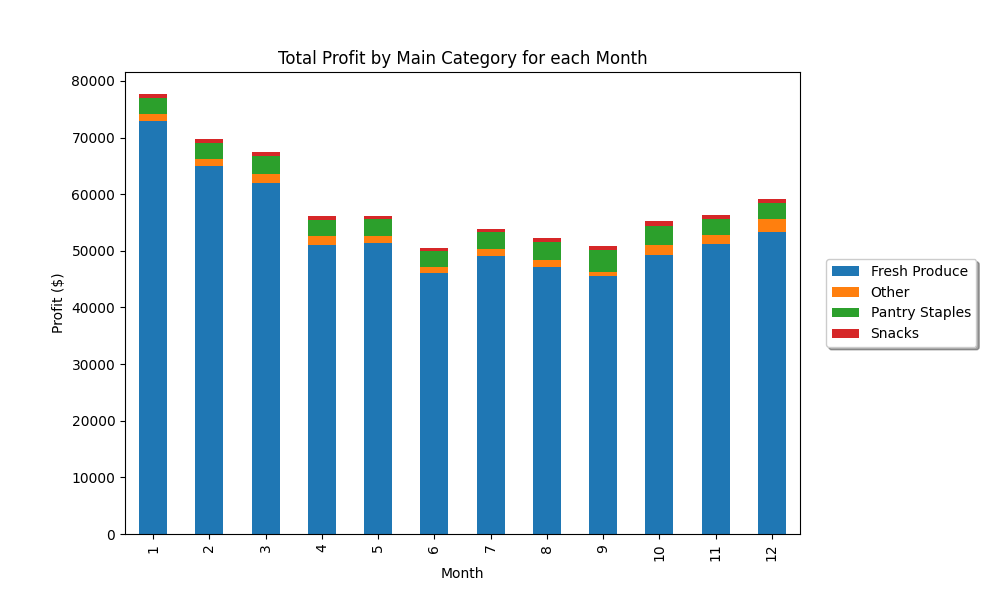

Write Python code to recreate this figure.
import pandas as pd
import numpy as np
import matplotlib.pyplot as plt

# custom date parser
date_parser = lambda x: pd.to_datetime(x, format='%m/%d/%Y %I:%M:%S %p')

# read csv n fix dates col
df = pd.read_csv('sales.csv', parse_dates=['date'], date_parser=date_parser)

df['month'] = df['date'].dt.month #new col

# replace main_category values
df['main_category'] = df['main_category'].replace(['Flowers', 'Breads & Bakery', 'Dairy, Cheese, and Eggs', 'Beverage', 'Beverages', 'Bag', 'Miscellaneous'], 'Other')


# group parameters for plot
monthly_category_sales = df.groupby(['month', 'main_category'])['total_profit'].sum().reset_index()


# create pivot table for bar stack to base off
monthly_category_sales_pivot = pd.pivot_table(monthly_category_sales, values='total_profit', index='month', columns='main_category', aggfunc=np.sum) 

# actually making bar stack
ax = monthly_category_sales_pivot.plot(kind='bar', stacked=True,figsize=(10, 6))  #10"x6"


# graph legend 
ax.legend(loc='center', bbox_to_anchor=(1.15, 0.5), fancybox=True, shadow=True)
plt.subplots_adjust(right=0.8) #increase space on right of graph


#plot and set chart/axis names
ax.set_title('Total Profit by Main Category for each Month') 
ax.set_xlabel('Month')
ax.set_ylabel('Profit ($)')
plt.show()
